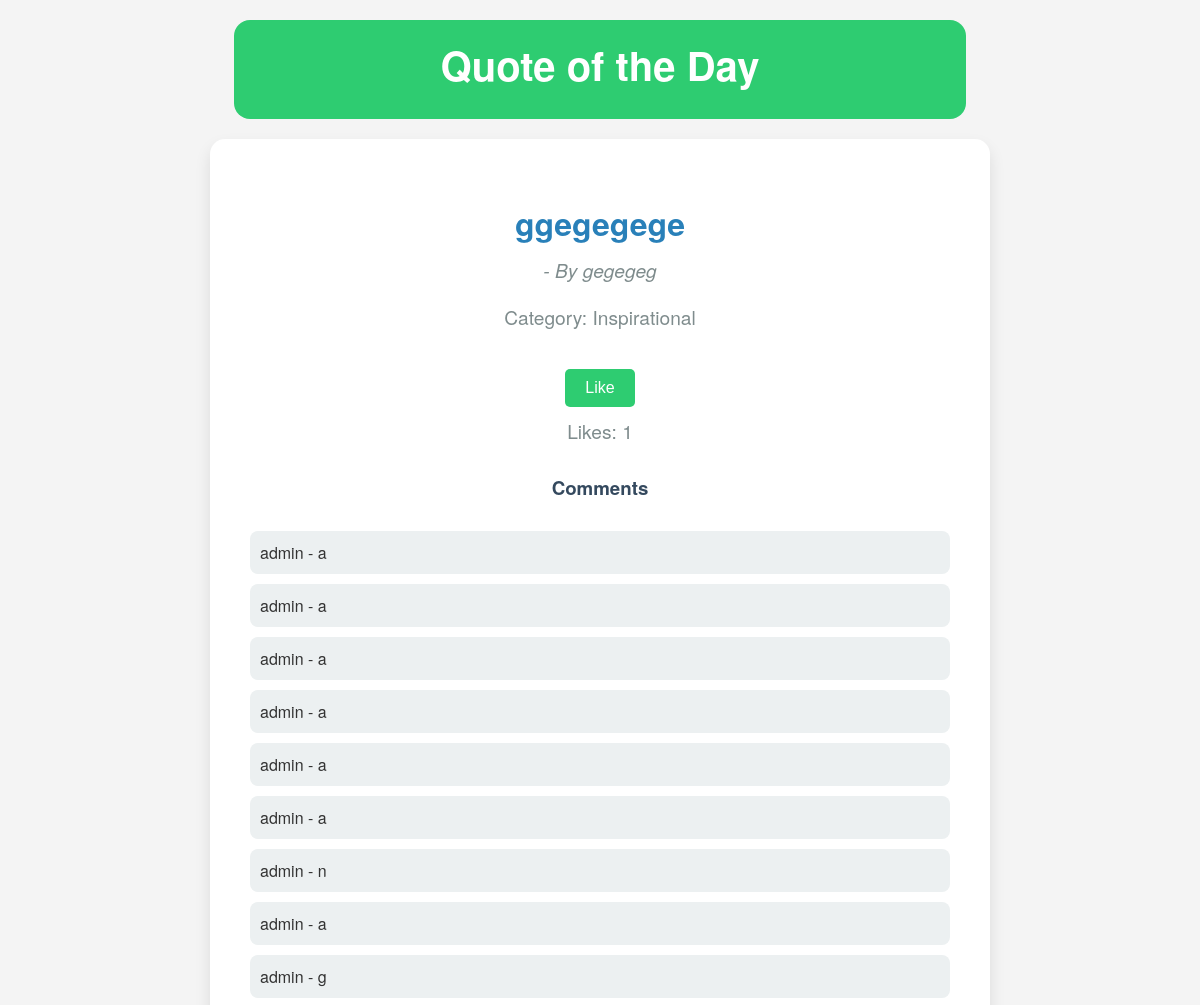
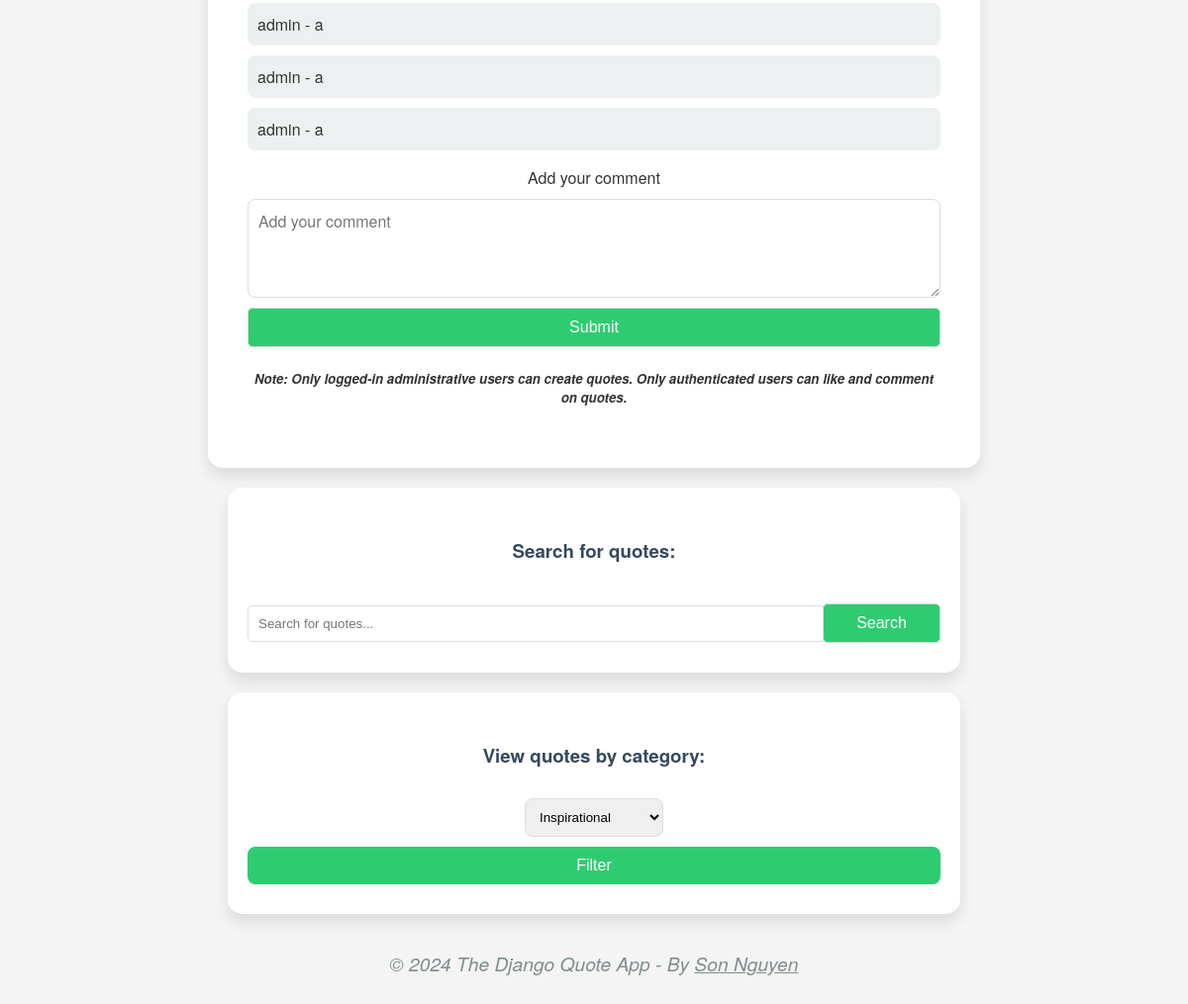
The app's page / (signed in) with its own data (2 pictures, top to bottom).
### quotes/models.py (models this page shows, shortened)
class Quote(models.Model):
    CATEGORY_CHOICES = [
        ('Inspirational', 'Inspirational'),
        ('Motivational', 'Motivational'),
        ('General', 'General'),
        ('Love', 'Love'),
        ('Humor', 'Humor'),
        ('Philosophy', 'Philosophy'),
        ('Science', 'Science'),
        ('Technology', 'Technology'),
        ('Programming', 'Programming'),
        ('Business', 'Business'),
        ('Leadership', 'Leadership'),
        ('Success', 'Success'),
        ('Life', 'Life'),
        ('Friendship', 'Friendship'),
        ('Wisdom', 'Wisdom'),
        ('Education', 'Education'),
        ('Health', 'Health'),
        ('Fitness', 'Fitness'),
        ('Sports', 'Sports'),
        ('Music', 'Music'),
        ('Movies', 'Movies'),
        ('Art', 'Art'),
        ('Fashion', 'Fashion'),
        ('Food', 'Food'),
        ('Travel', 'Travel'),
        ('Nature', 'Nature'),
        ('Environment', 'Environment'),
        ('Politics', 'Politics'),
        ('Economics', 'Economics'),
        ('History', 'History'),
        ('Religion', 'Religion'),
        ('Spirituality', 'Spirituality'),
        ('Psychology', 'Psychology'),
        ('Self-Help', 'Self-Help'),
        ('Relationships', 'Relationships'),
        ('Parenting', 'Parenting'),
        ('Marriage', 'Marriage'),
        ('Family', 'Family'),
        ('Children', 'Children'),
        ('Teens', 'Teens'),
        ('Seniors', 'Seniors'),
        ('General', 'General'),
        ('Adventure', 'Adventure'),
        ('Animals', 'Animals'),
        ('Architecture', 'Architecture'),
        ('Books', 'Books'),
        ('Career', 'Career'),
        ('Comedy', 'Comedy'),
        ('Creativity', 'Creativity'),
        ('Culture', 'Culture'),
        ('Design', 'Design'),
        ('Dreams', 'Dreams'),
        ('Entertainment', 'Entertainment'),
        ('Finance', 'Finance'),
        ('Gardening', 'Gardening'),
        ('Happiness', 'Happiness'),
        ('Hobbies', 'Hobbies'),
        ('Home', 'Home'),
        ('Humanity', 'Humanity'),
        ('Innovation', 'Innovation'),
        ('Knowledge', 'Knowledge'),
        ('Language', 'Language'),
        ('Literature', 'Literature'),
        ('Mindfulness', 'Mindfulness'),
        ('Money', 'Money'),
        ('Motivation', 'Motivation'),
        ('Peace', 'Peace'),
        ('Poetry', 'Poetry'),
        ('Productivity', 'Productivity'),
        ('Science Fiction', 'Science Fiction'),
        ('Social Justice', 'Social Justice'),
        ('Society', 'Society'),
        ('Sustainability', 'Sustainability'),
        ('Time', 'Time'),
        ('Work', 'Work'),
        ('Activism', 'Activism'),
        ('Aging', 'Aging'),
        ('Astronomy', 'Astronomy'),
        ('Beauty', 'Beauty'),
        ('Belief', 'Belief'),
        ('Challenge', 'Challenge'),
        ('Change', 'Change'),
        ('Communication', 'Communication'),
        ('Community', 'Community'),
        ('Compassion', 'Compassion'),
        ('Confidence', 'Confidence'),
        ('Courage', 'Courage'),
        ('Curiosity', 'Curiosity'),
        ('Dance', 'Dance'),
        ('Diversity', 'Diversity'),
        ('Empathy', 'Empathy'),
        ('Empowerment', 'Empowerment'),
        ('Equality', 'Equality'),
        ('Ethics', 'Ethics'),
        ('Exploration', 'Exploration'),
        ('Faith', 'Faith'),
        ('Fantasy', 'Fantasy'),
        ('Fear', 'Fear'),
        ('Forgiveness', 'Forgiveness'),
        ('Freedom', 'Freedom'),
        ('Gender', 'Gender'),
        ('Gratitude', 'Gratitude'),
        ('Growth', 'Growth'),
        ('Healing', 'Healing'),
        ('Hope', 'Hope'),
        ('Human Rights', 'Human Rights'),
        ('Identity', 'Identity'),
        ('Imagination', 'Imagination'),
        ('Inclusion', 'Inclusion'),
        ('Independence', 'Independence'),
        ('Individuality', 'Individuality'),
        ('Inspiration', 'Inspiration'),
        ('Integrity', 'Integrity'),
        ('Justice', 'Justice'),
        ('Kindness', 'Kindness'),
        ('Learning', 'Learning'),
        ('LGBTQ+', 'LGBTQ+'),
        ('Loneliness', 'Loneliness'),
        ('Loss', 'Loss'),
        ('Magic', 'Magic'),
        ('Meaning', 'Meaning'),
        ('Memory', 'Memory'),
        ('Mental Health', 'Mental Health'),
        ('Minimalism', 'Minimalism'),
        ('Mythology', 'Mythology'),
        ('Opportunity', 'Opportunity'),
        ('Optimism', 'Optimism'),
        ('Patience', 'Patience'),
        ('Perspective', 'Perspective'),
        ('Philanthropy', 'Philanthropy'),
        ('Photography', 'Photography'),
        ('Resilience', 'Resilience'),
        ('Respect', 'Respect'),
        ('Responsibility', 'Responsibility'),
        ('Risk', 'Risk'),
        ('Self-Acceptance', 'Self-Acceptance'),
        ('Self-Care', 'Self-Care'),
        ('Self-Discovery', 'Self-Discovery'),
        ('Self-Esteem', 'Self-Esteem'),
        ('Self-Love', 'Self-Love'),
        ('Simplicity', 'Simplicity'),
        ('Solitude', 'Solitude'),
        ('Strength', 'Strength'),
        ('Theater', 'Theater'),
        ('Trust', 'Trust'),
        ('Truth', 'Truth'),
        ('Vulnerability', 'Vulnerability'),
        ('Wellness', 'Wellness'),
        ('Wonder', 'Wonder'),
        ('Youth', 'Youth'),
        ('Achievement', 'Achievement'),
        ('Activism', 'Activism'),
        ('Adventure', 'Adventure'),
        ('Adversity', 'Adversity'),
        ('Aging', 'Aging'),
        ('Ambition', 'Ambition'),
        ('Animals', 'Animals'),
        ('Anxiety', 'Anxiety'),
        ('Architecture', 'Architecture'),
        ('Art', 'Art'),
        ('Astronomy', 'Astronomy'),
        ('Authenticity', 'Authenticity'),
        ('Beauty', 'Beauty'),
        ('Belief', 'Belief'),
        ('Books', 'Books'),
        ('Bravery', 'Bravery'),
        ('Buddhism', 'Buddhism'),
        ('Business', 'Business'),
        ('Calm', 'Calm'),
        ('Career', 'Career'),
        ('Celebration', 'Celebration'),
        ('Challenge', 'Challenge'),
        ('Change', 'Change'),
        ('Childhood', 'Childhood'),
        ('Christianity', 'Christianity'),
        ('Cinema', 'Cinema'),
        ('Comedy', 'Comedy'),
        ('Communication', 'Communication'),
        ('Community', 'Community'),
        ('Compassion', 'Compassion'),
        ('Confidence', 'Confidence'),
        ('Consciousness', 'Consciousness'),
        ('Contentment', 'Contentment'),
        ('Courage', 'Courage'),
        ('Creativity', 'Creativity'),
        ('Criticism', 'Criticism'),
        ('Culture', 'Culture'),
        ('Curiosity', 'Curiosity'),
        ('Dance', 'Dance'),
        ('Death', 'Death'),
        ('Depression', 'Depression'),
        ('Design', 'Design'),
        ('Determination', 'Determination'),
        ('Diversity', 'Diversity'),
        ('Dreams', 'Dreams'),
        ('Economics', 'Economics'),
        ('Education', 'Education'),
        ('Empathy', 'Empathy'),
        ('Empowerment', 'Empowerment'),
        ('Energy', 'Energy'),
        ('Entertainment', 'Entertainment'),
        ('Environment', 'Environment'),
        ('Equality', 'Equality'),
        ('Ethics', 'Ethics'),
        ('Exploration', 'Exploration'),
        ('Failure', 'Failure'),
        ('Faith', 'Faith'),
        ('Family', 'Family'),
        ('Fantasy', 'Fantasy'),
        ('Fashion', 'Fashion'),
        ('Fear', 'Fear'),
        ('Feminism', 'Feminism'),
        ('Film', 'Film'),
        ('Finance', 'Finance'),
        ('Fitness', 'Fitness'),
        ('Food', 'Food'),
        ('Forgiveness', 'Forgiveness'),
        ('Freedom', 'Freedom'),
        ('Friendship', 'Friendship'),
        ('Gender', 'Gender'),
        ('Gratitude', 'Gratitude'),
        ('Grief', 'Grief'),
        ('Growth', 'Growth'),
        ('Happiness', 'Happiness'),
        ('Healing', 'Healing'),
        ('Health', 'Health'),
        ('Hinduism', 'Hinduism'),
        ('History', 'History'),
        ('Hobbies', 'Hobbies'),
        ('Home', 'Home'),
        ('Honesty', 'Honesty'),
        ('Hope', 'Hope'),
        ('Humanity', 'Humanity'),
        ('Humor', 'Humor'),
        ('Identity', 'Identity'),
        ('Imagination', 'Imagination'),
        ('Inclusion', 'Inclusion'),
        ('Independence', 'Independence'),
        ('Individuality', 'Individuality'),
        ('Innovation', 'Innovation'),
        ('Inspiration', 'Inspiration'),
        ('Integrity', 'Integrity'),
        ('Islam', 'Islam'),
        ('Judaism', 'Judaism'),
        ('Justice', 'Justice'),
        ('Kindness', 'Kindness'),
        ('Knowledge', 'Knowledge'),
        ('Language', 'Language'),
        ('Leadership', 'Leadership'),
        ('Learning', 'Learning'),
        ('Life', 'Life'),
        ('Literature', 'Literature'),
        ('Loneliness', 'Loneliness'),
        ('Loss', 'Loss'),
        ('Love', 'Love'),
        ('Magic', 'Magic'),
        ('Marriage', 'Marriage'),
        ('Meaning', 'Meaning'),
        ('Memory', 'Memory'),
        ('Minimalism', 'Minimalism'),
        ('Mindfulness', 'Mindfulness'),
        ('Money', 'Money'),
        ('Motivation', 'Motivation'),
        ('Music', 'Music'),
        ('Mystery', 'Mystery'),
        ('Mythology', 'Mythology'),
        ('Nature', 'Nature'),
        ('Opportunity', 'Opportunity'),
        ('Optimism', 'Optimism'),
        ('Parenting', 'Parenting'),
        ('Patience', 'Patience'),
        ('Peace', 'Peace'),
        ('Perseverance', 'Perseverance'),
        ('Perspective', 'Perspective'),
        ('Philanthropy', 'Philanthropy'),
        ('Philosophy', 'Philosophy'),
        ('Photography', 'Photography'),
        ('Poetry', 'Poetry'),
        ('Politics', 'Politics'),
        ('Positivity', 'Positivity'),
        ('Poverty', 'Poverty'),
        ('Power', 'Power'),
        ('Productivity', 'Productivity'),
        ('Programming', 'Programming'),
        ('Psychology', 'Psychology'),
        ('Racism', 'Racism'),
        ('Relationships', 'Relationships'),
        ('Religion', 'Religion'),
        ('Resilience', 'Resilience'),
        ('Respect', 'Respect'),
        ('Responsibility', 'Responsibility'),
        ('Risk', 'Risk'),
        ('Science', 'Science'),
        ('Self-Acceptance', 'Self-Acceptance'),
        ('Self-Care', 'Self-Care'),
        ('Self-Discovery', 'Self-Discovery'),
        ('Self-Esteem', 'Self-Esteem'),
        ('Self-Love', 'Self-Love'),
        ('Sexuality', 'Sexuality'),
        ('Simplicity', 'Simplicity'),
        ('Society', 'Society'),
        ('Solitude', 'Solitude'),
        ('Spirituality', 'Spirituality'),
        ('Sports', 'Sports'),
        ('Strength', 'Strength'),
        ('Success', 'Success'),
        ('Sustainability', 'Sustainability'),
        ('Technology', 'Technology'),
        ('Teens', 'Teens'),
        ('Theater', 'Theater'),
        ('Time', 'Time'),
        ('Travel', 'Travel'),
        ('Trust', 'Trust'),
        ('Truth', 'Truth'),
        ('Vulnerability', 'Vulnerability'),
        ('War', 'War'),
        ('Wellness', 'Wellness'),
        ('Wisdom', 'Wisdom'),
        ('Wonder', 'Wonder'),
        ('Work', 'Work'),
        ('Writing', 'Writing'),
        ('Youth', 'Youth')
    ]
    text = models.TextField()
    author = models.CharField(max_length=100)
    category = models.CharField(max_length=100, choices=CATEGORY_CHOICES, default='General')

class Comment(models.Model):
    user = models.ForeignKey(User, on_delete=models.CASCADE)
    quote = models.ForeignKey(Quote, on_delete=models.CASCADE)
    text = models.TextField()
    created_at = models.DateTimeField(auto_now_add=True)

### quotes/views.py (the view)
# urls.py: path('', views.index, name='index'),
def index(request):
    quotes = Quote.objects.all()
    random_quote = random.choice(quotes) if quotes else None
    return render(request, 'quotes/index.html', {'quote': random_quote})

### quotes/templates/quotes/index.html (shortened to what this page needs)
<!DOCTYPE html>
<html lang="en">
<head>
</head>
<body>
    <header>
        <h1 style="color: white; margin-top: 0">Quote of the Day</h1>
    </header>
    <div class="quote">
        {% if quote %}
            <h1>{{ quote.text }}</h1>
            <p>- By {{ quote.author }}</p>
            <p style="font-style: normal">Category: {{ quote.get_category_display }}</p>
            {% if user.is_authenticated %}
                <button onclick="likeQuote({{ quote.id }})">
                    <span id="like-button-text-{{ quote.id }}">
                        {% if request.user in quote.like_set.all %}
                            Unlike
                        {% else %}
                            Like
                        {% endif %}
                    </span>
                </button>
                <p style="margin-top: 10px; font-style: normal">Likes: <span id="like-count-{{ quote.id }}">{{ quote.like_set.count }}</span></p>
                <h3>Comments</h3>
                <ul id="comments-list">
                    {% for comment in quote.comment_set.all %}
                        <li>{{ comment.user.username }} - {{ comment.text }}</li>
                    {% endfor %}
                </ul>
                <form id="comment-form">
                    <label for="comment_text">Add your comment</label>
                    <textarea id="comment_text" name="comment_text" placeholder="Add your comment"></textarea>
                    <button type="submit">Submit</button>
                </form>
            {% else %}
                <p>Please <a style="color: inherit" href="{% url 'admin:index' %}">log in</a> to like and comment.</p>
            {% endif %}
        {% else %}
            <p>No quotes available.</p>
        {% endif %}
        <h5><em>Note: Only logged-in administrative users can create quotes. Only authenticated users can like and comment on quotes.</em></h5>
    </div>
    <div class="search">
        <h3>Search for quotes:</h3>
        <form class="search-bar" method="GET" action="{% url 'search' %}">
            <input type="text" name="query" placeholder="Search for quotes...">
            <button type="submit">Search</button>
        </form>
    </div>
    <div class="filter">
        <h3>View quotes by category:</h3>
        <form method="GET" action="{% url 'category' 'Inspirational' %}">
            <select name="category" onchange="this.form.action = '{% url 'category' 'replace_me' %}'.replace('replace_me', this.value)">
                {% for category, _ in quote.CATEGORY_CHOICES %}
                    <option value="{{ category }}"
                            {% if category == request.GET.category %}selected{% endif %}>
                        {{ category }}
                    </option>
                {% endfor %}
            </select>
            <button type="submit">Filter</button>
        </form>
    </div>
</body>
<footer>
    <p>&copy; 2024 The Django Quote App - By <a style="color: inherit" href="https://github.com/hoangsonww">Son Nguyen</a></p>
</footer>
</html>

### records on screen
Quote: text "ggegegege", author "gegegeg", category "Inspirational", like_set.count "1"
Comment: user.username "admin", text "a"
Comment: user.username "admin", text "a"
Comment: user.username "admin", text "a"
Comment: user.username "admin", text "a"
Comment: user.username "admin", text "a"
Comment: user.username "admin", text "a"
Comment: user.username "admin", text "n"
Comment: user.username "admin", text "a"
Comment: user.username "admin", text "g"
Comment: user.username "admin", text "a"
Comment: user.username "admin", text "a"
Comment: user.username "admin", text "a"
